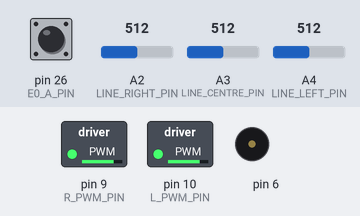
A sketch run on a simulated Arduino Mega 2560, built with avr-gcc and run on an emulated ATmega2560. Shown: switched loads named in the sketch (green lamp = pin HIGH), buzzer (waves = sounding). Inputs (shaded band) come from the test bench; at power-on: A2 (LINE_RIGHT_PIN) = 512, A3 (LINE_CENTRE_PIN) = 512, A4 (LINE_LEFT_PIN) = 512, pin 26 (E0_A_PIN) HIGH. What the sketch prints to the serial monitor is not drawn.

Above: at 6.7 s.
6.8 s: A2 (LINE_RIGHT_PIN) set to 905
At 7.19 s:
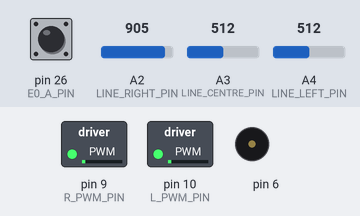
9.8 s: A2 (LINE_RIGHT_PIN) set to 923
At 10.21 s:
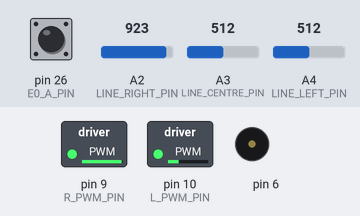
12.8 s: A3 (LINE_CENTRE_PIN) set to 490
At 13.22 s:
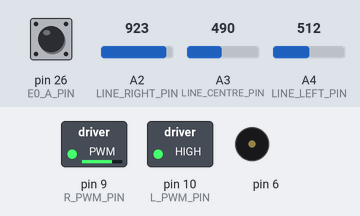
15.8 s: A4 (LINE_LEFT_PIN) set to 716
18.8 s: A4 (LINE_LEFT_PIN) set to 306
At 18.95 s:
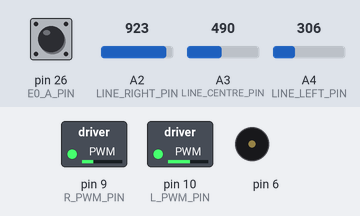
21.8 s: A3 (LINE_CENTRE_PIN) set to 245
Timing chart, 0 to 30.2 s (numbered marks = the images above; inputs shaded):
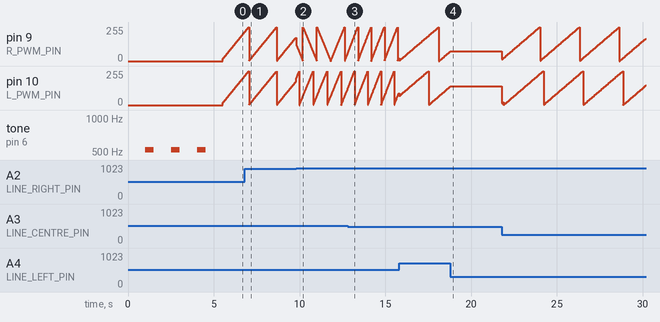

The sketch:

final-pid.ino
```cpp
#include "encoders.h"
#include "lineSensors.h"
#include "kinematics.h"
#include "pid.h"


#define LINE_LEFT_PIN A4 //Pin for the left line sensor
#define LINE_CENTRE_PIN A3 //Pin for the centre line sensor
#define LINE_RIGHT_PIN A2 //Pin for the right line sensor


LineSensor line_left(LINE_LEFT_PIN); //Create a line sensor object for the left sensor
LineSensor line_centre(LINE_CENTRE_PIN); //Create a line sensor object for the centre sensor
LineSensor line_right(LINE_RIGHT_PIN); //Create a line sensor object for the right sensor

float Kp = 0.6; //Proportional gain for position controller
float Ki = 0.016; //Integral gain for position controller
PID left_PID(Kp, Ki); //Position controller for left wheel position
PID right_PID(Kp, Ki); //Position controller for right wheel position

Kinematics kine;

//////////////////////////////////////////////////////////////////////////////////////
///////////////////////Initilize parameters and variables/////////////////////////////
//////////////////////////////////////////////////////////////////////////////////////
int state = 0;

unsigned bt; //back_time, it is used to let Romi continue to move for a little period of time after it is off the line
boolean flag_back = 0; //it is used to determine the time after Romi off the line

float y_pos; //it is used to determine the rotation direction in face_y()
boolean backhome_dir; //it is used to determine the rotation direction in face_x()

//this is for velocity
long VL_e0; //used to record the last left wheel encoder value
long VR_e1; ////used to record the last right wheel encoder value
unsigned long tt; //used to record the time of last velocity measurment
float velocityL;
float velocityR;

//PID parameters
float outputL;
float outputR;
int powerL;
int powerR;
float demandL;
float demandR;

// line sensors related value
int l_value; // left sensor
int c_value; // centre sensor
int r_value; // right sensor
int sum;
float l_prob;
float c_prob;
float r_prob;
float M;

// control the beeping time after reaching the end
unsigned long time_beep;

//rejoin value
float theta_rejoin;
float theta_dev;
int rejoin_state = 0;

float face_x_theta;
float straight_x_theta;
float straight_y_ypos;


///////////////////////////////////////////////////////////////////
///////////////////////Setup///////////////////////////////////////
///////////////////////////////////////////////////////////////////
void setupMotorPins() {
  motorsetup();
}

void setup() {
  setupEncoder0();
  setupEncoder1();

  Serial.begin( 9600 );
  delay(1000);
  Serial.println("***RESET***");
  line_left.calibrate();
  line_centre.calibrate();
  line_right.calibrate();

  //this is for velocity measurement initialize
  VL_e0 = 0;
  VR_e1 = 0;
  tt = micros();
}


///////////////////////////////////////////////////////////////////////////
///////////////////////////Main Loop///////////////////////////////////////
///////////////////////////////////////////////////////////////////////////
void loop() {
  velocity_measure(20000); // measure the velocity every 20000 micro-seconds

  kine.update(count_e0, count_e1);//update kinematics information

    switch (state) {
      case 0:    //join line
        pid_join_line();
        break;

      case 1:    //follow line (bangbang with probability)
        pid_follow_line();
        break;

      case 2:     //  determine if Romi is out of line
        //recheck_determine();
        rejoin();
        break;

      case 3:   //face to x direction
        face_x();
        break;

      case 4:     //straight line in -x direction
        straight_x();
        break;

      case 5:
        face_y();
        break;

      case 6:     //straight line in -x direction
        straight_y();
        break;
    }

    pid_power(); // use PID controller to control two motors

  if (millis() - time_beep > 500) noTone(6); // control the beeping time after reaching the end
}


/////////////////////////////////////////////////////////////////////////////////
/////////////////////////////////////////////////////////////////////////////////
/////////////////////////Functions///////////////////////////////////////////////
/////////////////////////////////////////////////////////////////////////////////
/////////////////////////////////////////////////////////////////////////////////
void pid_join_line() {
  demandL = -10;
  demandR = -10;
  l_value = line_left.readCalibrated();
  c_value = line_centre.readCalibrated();
  r_value = line_right.readCalibrated();
  sum = l_value + c_value + r_value;

  if (sum > 400) {    //switch to state 1
    state = 1;
  }
}

void pid_follow_line() {
  l_value = line_left.readCalibrated();
  c_value = line_centre.readCalibrated();
  r_value = line_right.readCalibrated();
  sum = l_value + c_value + r_value;

  if (sum < 100) {   // swich to state 2
    state = 2;
    left_PID.reset();
    right_PID.reset();
    theta_rejoin = kine.get_theta();
  }

  l_prob = (float)l_value / sum;
  c_prob = (float)c_value / sum;
  r_prob = (float)r_value / sum;
  M = r_prob - l_prob;

  if ( c_prob >= 0.7 || abs(M) <= 0.3) {   ////straight line
    demandL = -7;
    demandR = -7;
  }
  else if ( M > 0.3 && c_prob < 0.7) {     //rotation clock
    demandL = -20 * M;
    demandR = 20 * M;
  }
  else if ( M < -0.3 && c_prob < 0.7) {    //rotation anti-clock
    demandL = -20 * M;
    demandR = 20 * M;
  }
}

void rejoin() {
  l_value = line_left.readCalibrated();
  c_value = line_centre.readCalibrated();
  r_value = line_right.readCalibrated();
  sum = l_value + c_value + r_value;
  theta_dev = kine.get_theta() - theta_rejoin;
  if (flag_back == 0) {   //initial the timestamp bt
    bt = millis();
    flag_back = 1;
  }

  if (flag_back == 1) {   //rotate like radar to find line
    if (millis() - bt > 100) {
      switch (rejoin_state) {
        case 0:
          demandL = 7; //anti-clockwise
          demandR = -7;
          if (theta_dev > 0.7) rejoin_state = 1;
          break;

        case 1:
          demandL = -7; //clockwise
          demandR = 7;
          if (theta_dev < -0.7) rejoin_state = 2;
          break;

        case 2:
          demandL = 7; //anti-clockwise
          demandR = -7;
          if (theta_dev > 0) rejoin_state = 3;
          break;

        case 3:   //switch to state 3
          motor_control_pid(0, 0);
          motor_control_pid(1, 0);
          tone(6, 1200);
          time_beep = millis();
          delay(200);

          y_pos = kine.get_ypos();
          if (kine.get_theta() > 0) backhome_dir = 0;
          else backhome_dir = 1;

          digitalWrite(LED_BUILTIN, HIGH);
          left_PID.reset();
          right_PID.reset();
          state = 3;
          break;
      }
    }
  }

  if (sum > 200) {    //if detect the line, back to follow-line
    state = 1;
    rejoin_state = 0;
    flag_back = 0;
  }
}

void face_x() {
  if (backhome_dir == 1) {
    demandL = 7; //anti-clockwise
    demandR = -7;
  }
  else {
    demandL = -7;  //clockwise
    demandR = 7;
  }
  face_x_theta = kine.get_theta();

  if ((face_x_theta > 0 && backhome_dir == 1) || (face_x_theta < 0 && backhome_dir == 0)) {     ///switch to state 4
    state = 4;
    motor_control_pid(0, 0);
    motor_control_pid(1, 0);
    left_PID.reset();
    right_PID.reset();
  }
}

void straight_x() {
  straight_x_theta = kine.get_theta();
  if (straight_x_theta < 0) {
    demandL = 10.2;
    demandR = 10;
  }
  else if (straight_x_theta > 0) {
    demandR = 10.2;
    demandL = 10;
  }

  if (kine.get_xpos() > 0) {     //swtich to state 5
    motor_control_pid(0, 0);
    motor_control_pid(1, 0);
    left_PID.reset();
    right_PID.reset();
    state = 5;
  }
}

void face_y() {
  if (y_pos <= 0) {
    demandL = 7;
    demandR = -7;
  }
  else {
    demandL = -7;
    demandR = 7;
  }
  if (abs(kine.get_theta()) > 3.14159 / 2) {   //switch to state 6
    state = 6;
    motor_control_pid(0, 0);
    motor_control_pid(1, 0);
    //delay(200);
    left_PID.reset();
    right_PID.reset();
  }
}

void straight_y() {
  demandL = 10;
  demandR = 10;
  straight_y_ypos = kine.get_ypos();

  if ((y_pos <= 0 && straight_y_ypos > 0) || (y_pos > 0 && straight_y_ypos < 0)) {  //end
    motor_control_pid(0, 0);
    motor_control_pid(1, 0);
    left_PID.reset();
    right_PID.reset();
    delay(200);
    demandL = 0;
    demandR = 0;
  }
}

void pid_power() {
  outputL = left_PID.update(demandL, velocityL);
  outputR = right_PID.update(demandR, velocityR);
  powerL = (int)outputL * 3;
  powerR = (int)outputR * 3;
  motor_control_pid(0, powerL);
  motor_control_pid(1, powerR);
}

void motor_control_pid( boolean side, int power){
  byte PWN_PIN;
  byte DIR_PIN;
  if(side==0){
    PWN_PIN = 10;
    DIR_PIN = 16;
  }
  else{
    PWN_PIN = 9;
    DIR_PIN = 15;
  }
  if (power >= 0){
    digitalWrite( DIR_PIN, 1);
  }
  else{
    digitalWrite( DIR_PIN, 0);
  }
  //digitalWrite( DIR_PIN, dir);
  analogWrite ( PWN_PIN, abs(power));
}

void velocity_measure(int time_intervel) {
  if (micros() - tt > time_intervel) {
    velocityL = (float)15050 * (count_e0 - VL_e0) / (micros() - tt); //transfer the encoder count into velocity
    velocityR = (float)15050 * (count_e1 - VR_e1) / (micros() - tt);

    tt = micros();
    VL_e0 = count_e0;
    VR_e1 = count_e1;
  }
}

void motorsetup() {
    // Set our motor driver pins as outputs.
  pinMode( L_PWM_PIN, OUTPUT );
  pinMode( L_DIR_PIN, OUTPUT );
  pinMode( R_PWM_PIN, OUTPUT );
  pinMode( R_DIR_PIN, OUTPUT );

  // Set initial direction for l and r
  // Which of these is foward, or backward?
  digitalWrite( L_DIR_PIN, LOW  );
  digitalWrite( R_DIR_PIN, LOW );
}
```

encoders.h
```cpp
// These #defines act like a find-and-replace
// in your code, and make your code more readable.

#define E1_A_PIN  7
#define E1_B_PIN  23
#define E0_A_PIN  26
//E0_B_Pin is defined seperately later

// Volatile Global variables used by Encoder ISR.
volatile long count_e1; // used by encoder to count the rotation
volatile bool oldE1_A;  // used by encoder to remember prior state of A
volatile bool oldE1_B;  // used by encoder to remember prior state of B

volatile long count_e0; // used by encoder to count the rotation
volatile bool oldE0_A;  // used by encoder to remember prior state of A
volatile bool oldE0_B;  // used by encoder to remember prior state of B


// This ISR handles just Encoder 1
// ISR to read the Encoder1 Channel A and B pins
// and then look up based on  transition what kind of
// rotation must have occured.
ISR( INT6_vect ) {
  // First, Read in the new state of the encoder pins.
  // Standard pins, so standard read functions.
  boolean newE1_B = digitalRead( E1_B_PIN );
  boolean newE1_A = digitalRead( E1_A_PIN );

  // Some clever electronics combines the
  // signals and this XOR restores the
  // true value.
  newE1_A ^= newE1_B;

  // Create a bitwise representation of our states
  // We do this by shifting the boolean value up by
  // the appropriate number of bits, as per our table
  // header:
  //
  // State :  (bit3)  (bit2)  (bit1)  (bit0)
  // State :  New A,  New B,  Old A,  Old B.
  byte state = 0;
  state = state | ( newE1_A  << 3 );
  state = state | ( newE1_B  << 2 );
  state = state | ( oldE1_A  << 1 );
  state = state | ( oldE1_B  << 0 );


  // This is an inefficient way of determining
  // the direction.  However it illustrates well
  // against the lecture slides.
  switch ( state ) {
    case 0:              break; // No movement.
    case 1:  count_e1++; break;  // clockwise?
    case 2:  count_e1--; break;  // anti-clockwise?
    case 3:              break;  // Invalid
    case 4:  count_e1--;  break;  // anti-clockwise?
    case 5:              break;  // No movement.
    case 6:              break;  // Invalid
    case 7:  count_e1++;  break;  // clockwise?
    case 8:  count_e1++;  break;  // clockwise?
    case 9:              break;  // Invalid
    case 10:             break;  // No movement.
    case 11: count_e1--;  break;  // anti-clockwise?
    case 12:             break;  // Invalid
    case 13: count_e1--;  break;  // anti-clockwise?
    case 14: count_e1++;  break;  // clockwise?
    case 15:             break;  // No movement.
  }

  // Save current state as old state for next call.
  oldE1_A = newE1_A;
  oldE1_B = newE1_B;

}


// This ISR handles just Encoder 0
// ISR to read the Encoder0 Channel A and B pins
// and then look up based on  transition what kind of
// rotation must have occured.
ISR( PCINT0_vect ) {

  // First, Read in the new state of the encoder pins.

  // Mask for a specific pin from the port.
  // Non-standard pin, so we access the register
  // directly.
  // Reading just PINE would give us a number
  // composed of all 8 bits.  We want only bit 2.
  // B00000100 masks out all but bit 2
  boolean newE0_B = PINE & (1<<PINE2);
  //boolean newE0_B = PINE & B00000100;  // Does same as above.

  // Standard read fro the other pin.
  boolean newE0_A = digitalRead( E0_A_PIN ); // 26 the same as A8

  // Some clever electronics combines the
  // signals and this XOR restores the
  // true value.
  newE0_A ^= newE0_B;


  // Create a bitwise representation of our states
  // We do this by shifting the boolean value up by
  // the appropriate number of bits, as per our table
  // header:
  //
  // State :  (bit3)  (bit2)  (bit1)  (bit0)
  // State :  New A,  New B,  Old A,  Old B.
  byte state = 0;
  state = state | ( newE0_A  << 3 );
  state = state | ( newE0_B  << 2 );
  state = state | ( oldE0_A  << 1 );
  state = state | ( oldE0_B  << 0 );

  // This is an inefficient way of determining
  // the direction.  However it illustrates well
  // against the lecture slides.
  switch( state ) {
    case 0:  break; // No movement.
    case 1:  count_e0++; break;  // clockwise?
    case 2:  count_e0--; break;  // anti-clockwise?
    case 3:              break;  // Invalid
    case 4:  count_e0--;  break;  // anti-clockwise?
    case 5:              break;  // No movement.
    case 6:              break;  // Invalid
    case 7:  count_e0++;  break;  // clockwise?
    case 8:  count_e0++;  break;  // clockwise?
    case 9:              break;  // Invalid
    case 10:             break;  // No movement.
    case 11: count_e0--;  break;  // anti-clockwise?
    case 12:             break;  // Invalid
    case 13: count_e0--;  break;  // anti-clockwise?
    case 14: count_e0++;  break;  // clockwise?
    case 15:             break;  // No movement.
  }

  // Save current state as old state for next call.
  oldE0_A = newE0_A;
  oldE0_B = newE0_B;
}


/*
   This setup routine enables interrupts for
   encoder1.  The interrupt is automatically
   triggered when one of the encoder pin changes.
   This is really convenient!  It means we don't
   have to check the encoder manually.
*/
void setupEncoder1() {

  // Initialise our count value to 0.
  count_e1 = 0;

  // Initialise the prior A & B signals
  // to zero, we don't know what they were.
  oldE1_A = 0;
  oldE1_B = 0;

  // Setup pins for encoder 1
  pinMode( E1_A_PIN, INPUT );
  pinMode( E1_B_PIN, INPUT );

  // Now to set up PE6 as an external interupt (INT6), which means it can
  // have its own dedicated ISR vector INT6_vector

  // Page 90, 11.1.3 External Interrupt Mask Register – EIMSK
  // Disable external interrupts for INT6 first
  // Set INT6 bit low, preserve other bits
  EIMSK = EIMSK & ~(1<<INT6);
  //EIMSK = EIMSK & B1011111; // Same as above.

  // Page 89, 11.1.2 External Interrupt Control Register B – EICRB
  // Used to set up INT6 interrupt
  EICRB |= ( 1 << ISC60 );  // using header file names, push 1 to bit ISC60
  //EICRB |= B00010000; // does same as above

  // Page 90, 11.1.4 External Interrupt Flag Register – EIFR
  // Setting a 1 in bit 6 (INTF6) clears the interrupt flag.
  EIFR |= ( 1 << INTF6 );
  //EIFR |= B01000000;  // same as above

  // Now that we have set INT6 interrupt up, we can enable
  // the interrupt to happen
  // Page 90, 11.1.3 External Interrupt Mask Register – EIMSK
  // Disable external interrupts for INT6 first
  // Set INT6 bit high, preserve other bits
  EIMSK |= ( 1 << INT6 );
  //EIMSK |= B01000000; // Same as above

}

void setupEncoder0() {

    // Initialise our count value to 0.
    count_e0 = 0;

    // Initialise the prior A & B signals
    // to zero, we don't know what they were.
    oldE0_A = 0;
    oldE0_B = 0;

    // Setting up E0_PIN_B:
    // The Romi board uses the pin PE2 (port E, pin 2) which is
    // very unconventional.  It doesn't have a standard
    // arduino alias (like d6, or a5, for example).
    // We set it up here with direct register access
    // Writing a 0 to a DDR sets as input
    // DDRE = Data Direction Register (Port)E
    // We want pin PE2, which means bit 2 (counting from 0)
    // PE Register bits [ 7  6  5  4  3  2  1  0 ]
    // Binary mask      [ 1  1  1  1  1  0  1  1 ]
    //
    // By performing an & here, the 0 sets low, all 1's preserve
    // any previous state.
    DDRE = DDRE & ~(1<<DDE6);
    //DDRE = DDRE & B11111011; // Same as above.

    // We need to enable the pull up resistor for the pin
    // To do this, once a pin is set to input (as above)
    // You write a 1 to the bit in the output register
    PORTE = PORTE | (1<< PORTE2 );
    //PORTE = PORTE | 0B00000100;

    // Encoder0 uses conventional pin 26
    pinMode( E0_A_PIN, INPUT );
    digitalWrite( E0_A_PIN, HIGH ); // Encoder 0 xor

    // Enable pin-change interrupt on A8 (PB4) for encoder0, and disable other
    // pin-change interrupts.
    // Note, this register will normally create an interrupt a change to any pins
    // on the port, but we use PCMSK0 to set it only for PCINT4 which is A8 (PB4)
    // When we set these registers, the compiler will now look for a routine called
    // ISR( PCINT0_vect ) when it detects a change on the pin.  PCINT0 seems like a
    // mismatch to PCINT4, however there is only the one vector servicing a change
    // to all PCINT0->7 pins.
    // See Manual 11.1.5 Pin Change Interrupt Control Register - PCICR

    // Page 91, 11.1.5, Pin Change Interrupt Control Register
    // Disable interrupt first
    PCICR = PCICR & ~( 1 << PCIE0 );
    // PCICR &= B11111110;  // Same as above

    // 11.1.7 Pin Change Mask Register 0 – PCMSK0
    PCMSK0 |= (1 << PCINT4);

    // Page 91, 11.1.6 Pin Change Interrupt Flag Register – PCIFR
    PCIFR |= (1 << PCIF0);  // Clear its interrupt flag by writing a 1.

    // Enable
    PCICR |= (1 << PCIE0);
}
```

Source omitted: kinematics.h (4488 bytes), lineSensors.h (1459 bytes), pid.h (4560 bytes)

Measured:
- the behaviour switches between 912 and 913 on A2 (LINE_RIGHT_PIN) (found by bisection; images 1 and 2)
- after the input at 18.8 s, pin 9 (R_PWM_PIN): stops changing and stays 72/255; pin 10 (L_PWM_PIN): stops changing and stays 139/255
